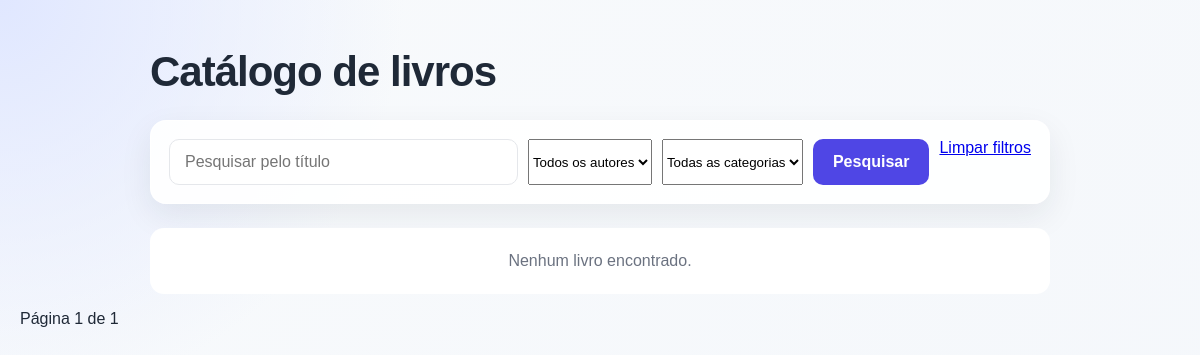
Before: /?q=&autor=&categoria=&page=4 with the older database file.
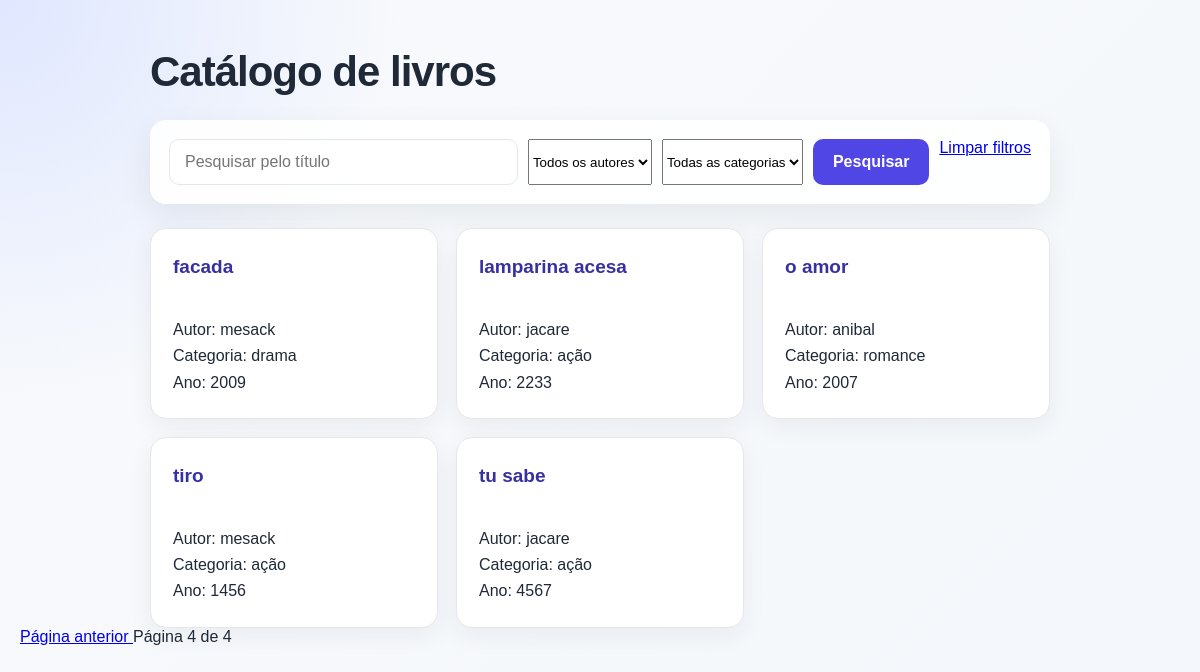
After: the same page with the newer database file.
### core/models.py (models this page shows, shortened)
class Livro(models.Model):
    titulo = models.CharField(max_length=200)
    autor = models.ForeignKey(
        Autor,
        on_delete=models.PROTECT,
        related_name="livros",
    )
    categoria = models.ForeignKey(
        Categoria,
        on_delete=models.PROTECT,
        related_name="livros",
    )
    ano_publicacao = models.PositiveIntegerField()
    descricao = models.TextField(blank=True)

class Autor(models.Model):
    nome = models.CharField(max_length=150)

class Categoria(models.Model):
    nome = models.CharField(max_length=100)

### core/views.py (the view)
# urls.py: path("", views.lista_livros, name="lista-livros"),
def lista_livros(request):
    pesquisa = request.GET.get("q", "").strip()
    autor_id = request.GET.get("autor", "")
    categoria_id = request.GET.get("categoria", "")
    livros = Livro.objects.select_related(
        "autor", "categoria"
    ).all()
    if pesquisa:
        livros = livros.filter(
            titulo__icontains=pesquisa
        )
    if autor_id:
        livros = livros.filter(autor_id=autor_id)
    if categoria_id:
        livros = livros.filter(categoria_id=categoria_id)
    livros = livros.order_by("titulo")
    paginator = Paginator(livros, 5)
    numero_pagina = request.GET.get("page")
    pagina_atual = paginator.get_page(numero_pagina)
    contexto = {
        "livros": pagina_atual,
        "pagina_atual": pagina_atual,
        "pesquisa": pesquisa,
        "autor_selecionado": autor_id,
        "categoria_selecionada": categoria_id,
        "autores": Autor.objects.all().order_by("nome"),
        "categorias": Categoria.objects.all().order_by("nome"),
    }
    return render(
        request,
        "core/lista_livros.html",
        contexto
    )

### templates/core/lista_livros.html (shortened to what this page needs)
<!DOCTYPE html>
{% load static %}
<html lang="pt-BR">
<head>
    <link rel="stylesheet" href="{% static 'css/style.css' %}">
</head>
<body>
    <h1>Catálogo de livros</h1>
    <form method="GET">
        <input
            type="search"
            name="q"
            value="{{ pesquisa }}"
            placeholder="Pesquisar pelo título"
        >
        <select name="autor">
            <option value="">Todos os autores</option>
        </select>
        <select name="categoria">
            <option value="">Todas as categorias</option>
        </select>
        <button type="submit">Pesquisar</button>
        <a href="{% url 'lista-livros' %}">
            Limpar filtros
        </a>
    </form>
    {% if livros %}
        <ul>
            {% for livro in livros %}
                <li>
                    <strong>{{ livro.titulo }}</strong><br>
                    Autor: {{ livro.autor.nome }}<br>
                    Categoria: {{ livro.categoria.nome }}<br>
                    Ano: {{ livro.ano_publicacao }}
                </li>
            {% endfor %}
        </ul>
    {% else %}
        <p>Nenhum livro encontrado.</p>
    {% endif %}
    <nav aria-label="Paginação">
        {% if pagina_atual.has_previous %}
            <a href="?q={{ pesquisa|urlencode }}&autor={{ autor_selecionado|urlencode }}&categoria={{ categoria_selecionada|urlencode }}&page={{ pagina_atual.previous_page_number }}">
                Página anterior
            </a>
        {% endif %}
        <span>
            Página {{ pagina_atual.number }}
            de {{ pagina_atual.paginator.num_pages }}
        </span>
    </nav>
</body>
</html>

### static/css/style.css (style rules this page uses)
:root { --cor-fundo: #f4f7fb; --cor-primaria: #4f46e5; --cor-primaria-escura: #3730a3; --cor-texto: #1f2937; --cor-suave: #6b7280; --cor-borda: #e5e7eb; --branco: #ffffff; }
* { box-sizing: border-box; }
body { min-height: 100vh; margin: 0; padding: 48px 20px; font-family: Arial, Helvetica, sans-serif; color: var(--cor-texto); background: radial-gradient(circle at top left, #e0e7ff 0, transparent 28%), linear-gradient(135deg, #f8fafc, var(--cor-fundo)); }
body > h1, body > form, body > ul, body > p { width: min(900px, 100%); margin-right: auto; margin-left: auto; }
h1 { margin-top: 0; margin-bottom: 24px; font-size: clamp(28px, 5vw, 42px); letter-spacing: -1px; }
form { display: flex; gap: 10px; margin-bottom: 24px; padding: 18px; border: 1px solid rgba(255, 255, 255, 0.8); border-radius: 16px; background: rgba(255, 255, 255, 0.9); box-shadow: 0 12px 32px rgba(31, 41, 55, 0.08); }
input[type="search"] { flex: 1; min-width: 0; height: 46px; padding: 0 15px; border: 1px solid var(--cor-borda); border-radius: 10px; outline: none; font-size: 16px; color: var(--cor-texto); background: var(--branco); }
button { height: 46px; padding: 0 20px; border: none; border-radius: 10px; color: var(--branco); background: var(--cor-primaria); font-size: 16px; font-weight: 700; cursor: pointer; transition: 0.2s ease; }
ul { display: grid; grid-template-columns: repeat(auto-fit, minmax(260px, 1fr)); gap: 18px; margin-top: 0; margin-bottom: 0; padding: 0; list-style: none; }
li { padding: 22px; border: 1px solid var(--cor-borda); border-radius: 16px; line-height: 1.65; background: var(--branco); box-shadow: 0 8px 24px rgba(31, 41, 55, 0.06); transition: 0.2s ease; }
li strong { display: block; margin-bottom: 8px; color: var(--cor-primaria-escura); font-size: 19px; }

Changed rows visible on the page:
added Livro: titulo "facada", autor.nome "mesack", categoria.nome "drama", ano_publicacao "2009"
added Livro: titulo "lamparina acesa", autor.nome "jacare", categoria.nome "ação", ano_publicacao "2233"
added Livro: titulo "o amor", autor.nome "anibal", categoria.nome "romance", ano_publicacao "2007"
added Livro: titulo "tiro", autor.nome "mesack", categoria.nome "ação", ano_publicacao "1456"
added Livro: titulo "tu sabe", autor.nome "jacare", categoria.nome "ação", ano_publicacao "4567"
Other visible differences:
{{ pagina_atual.number }}: "1" → "4"
{{ pagina_atual.paginator.num_pages }}: "1" → "4"
text no longer shown: "Nenhum livro encontrado."
text now shown: "Página anterior"
